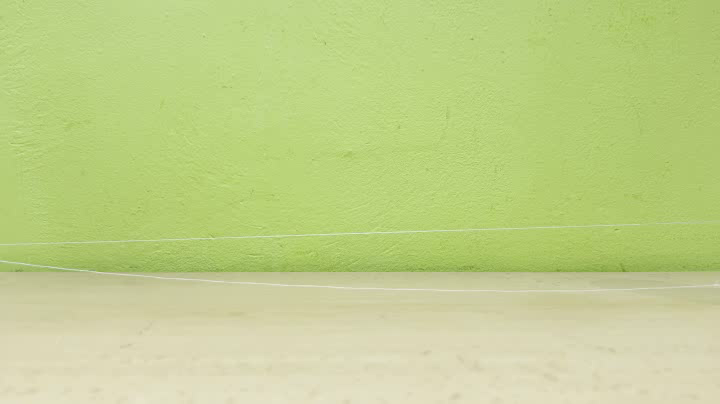
#> input picture frame 0 of lab06/data/video_b.mp4, 720 x 404 px
$ python annotate_video_b.py
#> lines starting #> are read from the running program, lines starting #| are printed output that depends on the picture
import cv2
import csv
import os

VIDEO_PATH = "lab06/data/video_b.mp4"
CSV_PATH = "lab06/data/video_b_gt.csv"
STEP = 10  # Кожен десятий кадр

clicked_point = None


def mouse_callback(event, x, y, flags, param):
    global clicked_point
    if event == cv2.EVENT_LBUTTONDOWN:
        clicked_point = (x, y)


def main():
    global clicked_point
    cap = cv2.VideoCapture(VIDEO_PATH)
    if not cap.isOpened():
        print(f"Помилка: не вдалося відкрити {VIDEO_PATH}")
        return

    total_frames = int(cap.get(cv2.CAP_PROP_FRAME_COUNT))
    rows = []

    cv2.namedWindow("Розмітка (Клік = центр цілі | Пробіл = пропустити | Q = вихід)")
    cv2.setMouseCallback("Розмітка (Клік = центр цілі | Пробіл = пропустити | Q = вихід)", mouse_callback)

    print("Інструкція:")
    print("  - ЛКМ: клікнути в центр цільової банки (обирай одну й ту саму банку на все відео).")
    print("  - Пробіл (Space): пропустити кадр, якщо цільової банки ще немає в кадрі або вона вже вийшла.")
    print("  - Q або Esc: завершити розмітку достроково.\n")

    for frame_idx in range(0, total_frames, STEP):
        cap.set(cv2.CAP_PROP_POS_FRAMES, frame_idx)
        ret, frame = cap.read()
        if not ret:
            break

        clicked_point = None
        display = frame.copy()
        cv2.putText(
            display,
            f"Frame {frame_idx}/{total_frames - 1} | Click target / Space=skip",
            (15, 35), cv2.FONT_HERSHEY_SIMPLEX, 0.75, (0, 255, 255), 2
        )
        cv2.imshow("Розмітка (Клік = центр цілі | Пробіл = пропустити | Q = вихід)", display)

        while True:
            key = cv2.waitKey(20) & 0xFF
            if clicked_point is not None:
                cx, cy = clicked_point
                rows.append((frame_idx, cx, cy))
                print(f"Кадр #{frame_idx}: ({cx}, {cy})")
                break
            elif key == ord(' '):  # Пропуск кадру
                print(f"Кадр #{frame_idx}: пропущено")
                break
            elif key in (ord('q'), 27):  # Вихід
                cap.release()
                cv2.destroyAllWindows()
                save_csv(rows)
                return
#> this loop made 1 pass; (key q is pressed on pass 1)
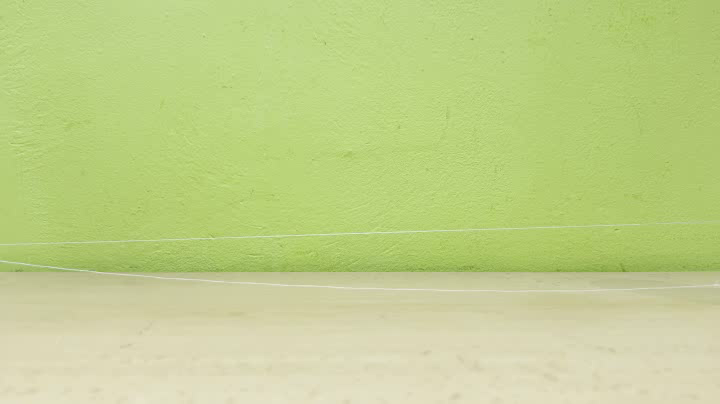
#> input picture frame 0 of lab06/data/video_b.mp4, 720 x 404 px
#> pass 1, in main, `cv2.imshow("Розмітка (Клік = центр цілі | Пробіл = пропустити | Q = ви..`:
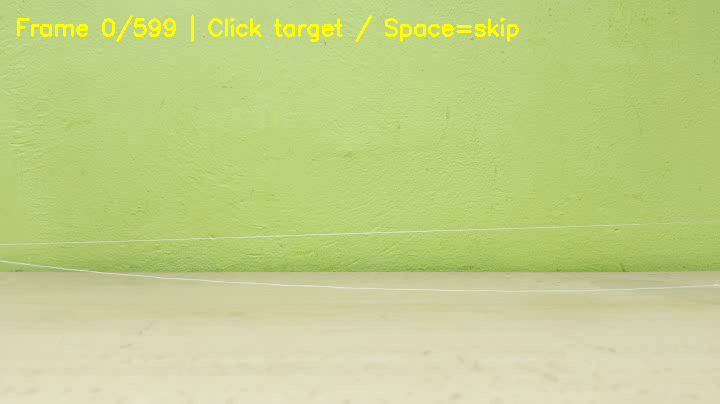
#> window 'Розмітка (Клік = центр цілі | ': shape (404, 720, 3); mean B, G, R 136.7, 208.5, 193.1
#> after the loop, rows = []

    cap.release()
    cv2.destroyAllWindows()
    save_csv(rows)


def save_csv(rows):
    os.makedirs(os.path.dirname(CSV_PATH), exist_ok=True)
    with open(CSV_PATH, "w", newline="", encoding="utf-8") as f:
        writer = csv.writer(f)
        writer.writerow(["frame", "x", "y"])
        writer.writerows(rows)
    print(f"\nГотово! Збережено {len(rows)} розмічених кадрів у {CSV_PATH}")


if __name__ == "__main__":
    main()
